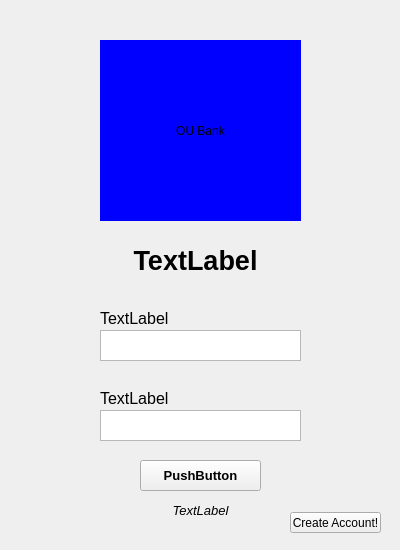
<?xml version="1.0" encoding="UTF-8"?>
<ui version="4.0">
 <class>BankofOakland</class>
 <widget class="QMainWindow" name="BankofOakland">
  <property name="geometry">
   <rect>
    <x>0</x>
    <y>0</y>
    <width>400</width>
    <height>550</height>
   </rect>
  </property>
  <property name="sizePolicy">
   <sizepolicy hsizetype="Fixed" vsizetype="Fixed">
    <horstretch>0</horstretch>
    <verstretch>0</verstretch>
   </sizepolicy>
  </property>
  <property name="windowTitle">
   <string>MainWindow</string>
  </property>
  <widget class="QWidget" name="centralwidget">
   <widget class="QLabel" name="appLogo">
    <property name="geometry">
     <rect>
      <x>100</x>
      <y>40</y>
      <width>201</width>
      <height>181</height>
     </rect>
    </property>
    <property name="autoFillBackground">
     <bool>false</bool>
    </property>
    <property name="styleSheet">
     <string notr="true">background-color: blue;</string>
    </property>
    <property name="text">
     <string>OU Bank</string>
    </property>
    <property name="alignment">
     <set>Qt::AlignCenter</set>
    </property>
   </widget>
   <widget class="QTextEdit" name="userEntry">
    <property name="geometry">
     <rect>
      <x>100</x>
      <y>330</y>
      <width>201</width>
      <height>31</height>
     </rect>
    </property>
    <property name="font">
     <font>
      <pointsize>10</pointsize>
     </font>
    </property>
   </widget>
   <widget class="QTextEdit" name="passEntry">
    <property name="geometry">
     <rect>
      <x>100</x>
      <y>410</y>
      <width>201</width>
      <height>31</height>
     </rect>
    </property>
    <property name="font">
     <font>
      <pointsize>10</pointsize>
     </font>
    </property>
   </widget>
   <widget class="QPushButton" name="loginBtn">
    <property name="geometry">
     <rect>
      <x>140</x>
      <y>460</y>
      <width>121</width>
      <height>31</height>
     </rect>
    </property>
    <property name="font">
     <font>
      <pointsize>10</pointsize>
      <weight>75</weight>
      <bold>true</bold>
     </font>
    </property>
    <property name="text">
     <string>PushButton</string>
    </property>
   </widget>
   <widget class="QLabel" name="welcomeLbl">
    <property name="enabled">
     <bool>true</bool>
    </property>
    <property name="geometry">
     <rect>
      <x>20</x>
      <y>250</y>
      <width>351</width>
      <height>21</height>
     </rect>
    </property>
    <property name="font">
     <font>
      <pointsize>20</pointsize>
      <weight>75</weight>
      <bold>true</bold>
     </font>
    </property>
    <property name="text">
     <string>TextLabel</string>
    </property>
    <property name="scaledContents">
     <bool>false</bool>
    </property>
    <property name="alignment">
     <set>Qt::AlignCenter</set>
    </property>
   </widget>
   <widget class="QLabel" name="STATETEXTLOCATION">
    <property name="geometry">
     <rect>
      <x>140</x>
      <y>500</y>
      <width>121</width>
      <height>20</height>
     </rect>
    </property>
    <property name="font">
     <font>
      <pointsize>10</pointsize>
      <weight>50</weight>
      <italic>true</italic>
      <bold>false</bold>
     </font>
    </property>
    <property name="text">
     <string>TextLabel</string>
    </property>
    <property name="alignment">
     <set>Qt::AlignCenter</set>
    </property>
   </widget>
   <widget class="QPushButton" name="createBtn">
    <property name="geometry">
     <rect>
      <x>290</x>
      <y>512</y>
      <width>91</width>
      <height>21</height>
     </rect>
    </property>
    <property name="text">
     <string>Create Account!</string>
    </property>
   </widget>
   <widget class="QLabel" name="usrLbl">
    <property name="geometry">
     <rect>
      <x>100</x>
      <y>310</y>
      <width>201</width>
      <height>16</height>
     </rect>
    </property>
    <property name="font">
     <font>
      <pointsize>12</pointsize>
     </font>
    </property>
    <property name="text">
     <string>TextLabel</string>
    </property>
   </widget>
   <widget class="QLabel" name="passLbl">
    <property name="geometry">
     <rect>
      <x>100</x>
      <y>390</y>
      <width>201</width>
      <height>16</height>
     </rect>
    </property>
    <property name="font">
     <font>
      <pointsize>12</pointsize>
     </font>
    </property>
    <property name="text">
     <string>TextLabel</string>
    </property>
   </widget>
  </widget>
 </widget>
 <resources/>
 <connections/>
</ui>
